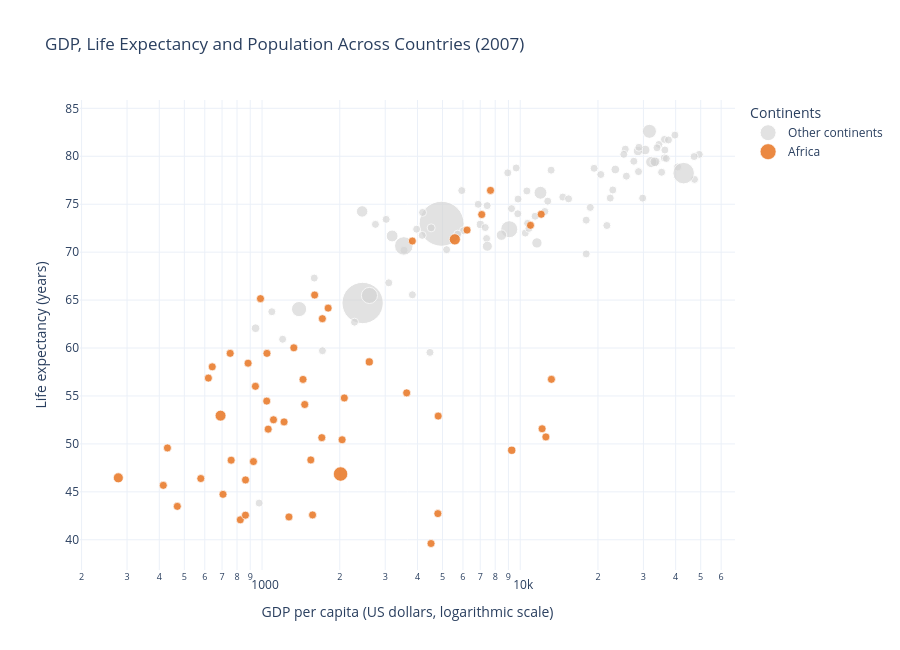

The notebook cell saved with this chart:
### Markdown cell above
## Task 2 — Bubble chart: tell a story

**What to build:** A bubble chart (full 2007 dataset, all countries) where:
- x = GDP per capita (log scale)
- y = life expectancy
- size = population
- colour = ONE continent highlighted (your choice), all others grey
- At least one annotation explaining the highlighted group's story

> This is the grey-and-highlight technique applied to a bubble chart.

### Code cell
import pandas as pd
import plotly.express as px
import plotly.graph_objects as go

# Step 1: Load the full dataset for 2007
df = px.data.gapminder()
bubble_df = df.loc[df["year"] == 2007].copy()

highlight_continent = "Africa"

# Step 2: Separate Africa from all other continents
other_df = bubble_df[
    bubble_df["continent"] != highlight_continent
]

africa_df = bubble_df[
    bubble_df["continent"] == highlight_continent
]

# Step 3: Create the chart
fig = go.Figure()

# All other continents in grey
fig.add_trace(go.Scatter(
    x=other_df["gdpPercap"],
    y=other_df["lifeExp"],
    mode="markers",
    name="Other continents",
    text=other_df["country"],
    marker=dict(
        size=other_df["pop"],
        sizemode="area",
        sizeref=2.0 * bubble_df["pop"].max() / (45 ** 2),
        sizemin=4,
        color="lightgrey",
        opacity=0.65
    ),
    customdata=other_df[["continent", "pop"]],
    hovertemplate=(
        "<b>%{text}</b><br>"
        "Continent: %{customdata[0]}<br>"
        "GDP per capita: $%{x:,.0f}<br>"
        "Life expectancy: %{y:.1f} years<br>"
        "Population: %{customdata[1]:,.0f}"
        "<extra></extra>"
    )
))

# Africa highlighted in orange
fig.add_trace(go.Scatter(
    x=africa_df["gdpPercap"],
    y=africa_df["lifeExp"],
    mode="markers",
    name="Africa",
    text=africa_df["country"],
    marker=dict(
        size=africa_df["pop"],
        sizemode="area",
        sizeref=2.0 * bubble_df["pop"].max() / (45 ** 2),
        sizemin=4,
        color="#E87522",
        opacity=0.85,
        line=dict(width=0.7, color="white")
    ),
    customdata=africa_df[["continent", "pop"]],
    hovertemplate=(
        "<b>%{text}</b><br>"
        "Continent: %{customdata[0]}<br>"
        "GDP per capita: $%{x:,.0f}<br>"
        "Life expectancy: %{y:.1f} years<br>"
        "Population: %{customdata[1]:,.0f}"
        "<extra></extra>"
    )
))

# Step 4: Add an annotation explaining the pattern
fig.add_annotation(
    x=africa_df["gdpPercap"].median(),
    y=africa_df["lifeExp"].median(),
    text=(
        "Africa: many countries had<br>"
        "lower GDP per capita and<br>"
        "lower life expectancy in 2007"
    ),
    showarrow=True,
    arrowhead=2,
    ax=100,
    ay=-65,
    bgcolor="white",
    bordercolor="#E87522",
    borderwidth=1,
    borderpad=6
)

# Step 5: Configure axes and layout
fig.update_xaxes(
    type="log",
    title="GDP per capita (US dollars, logarithmic scale)"
)

fig.update_yaxes(
    title="Life expectancy (years)"
)

fig.update_layout(
    title="GDP, Life Expectancy and Population Across Countries (2007)",
    template="plotly_white",
    legend_title="Continents",
    height=650
)

fig.show()

# Step 6: Print summary statistics
print("Countries plotted:", len(bubble_df))
print("African countries highlighted:", len(africa_df))

print(
    "Average life expectancy in Africa:",
    round(africa_df["lifeExp"].mean(), 1), "years"
)

print(
    "Average life expectancy elsewhere:",
    round(other_df["lifeExp"].mean(), 1), "years"
)

### Figure 1 — Plotly figure (JSON) as saved in the notebook; plotly's stock layout.template omitted (floating-point values rounded to 4 significant figures; data arrays with more than 128 entries replaced by an {"elided": "..."} marker saying what was removed)
{"data": [{"customdata": {"elided": "90x2 mixed values"}, "hovertemplate": "<b>%{text}</b><br>Continent: %{customdata[0]}<br>GDP per capita: $%{x:,.0f}<br>Life expectancy: %{y:.1f} years<br>Population: %{customdata[1]:,.0f}<extra></extra>", "marker": {"color": "lightgrey", "opacity": 0.65, "size": [31889923, 3600523, 40301927, 20434176, 8199783, 708573, 150448339, 10392226, 9119152, 4552198, 190010647, 7322858, 14131858, 33390141, 16284741, 1318683096, 44227550, 4133884, 4493312, 11416987, 10228744, 5468120, 9319622, 13755680, 6939688, 5238460, 61083916, 82400996, 10706290, 12572928, 8502814, 7483763, 6980412, 9956108, 301931, 1110396331, 223547000, 69453570, 27499638, 4109086, 6426679, 58147733, 2780132, 127467972, 6053193, 23301725, 49044790, 2505559, 3921278, 24821286, 108700891, 2874127, 684736, 47761980, 28901790, 16570613, 4115771, 5675356, 4627926, 3204897, 169270617, 3242173, 6667147, 28674757, 91077287, 38518241, 10642836, 3942491, 22276056, 27601038, 10150265, 4553009, 5447502, 2009245, 40448191, 20378239, 9031088, 7554661, 19314747, 23174294, 65068149, 1056608, 71158647, 60776238, 301139947, 3447496, 26084662, 85262356, 4018332, 22211743], "sizemin": 4, "sizemode": "area", "sizeref": 1302000.0}, "mode": "markers", "name": "Other continents", "text": ["Afghanistan", "Albania", "Argentina", "Australia", "Austria", "Bahrain", "Bangladesh", "Belgium", "Bolivia", "Bosnia and Herzegovina", "Brazil", "Bulgaria", "Cambodia", "Canada", "Chile", "China", "Colombia", "Costa Rica", "Croatia", "Cuba", "Czech Republic", "Denmark", "Dominican Republic", "Ecuador", "El Salvador", "Finland", "France", "Germany", "Greece", "Guatemala", "Haiti", "Honduras", "Hong Kong, China", "Hungary", "Iceland", "India", "Indonesia", "Iran", "Iraq", "Ireland", "Israel", "Italy", "Jamaica", "Japan", "Jordan", "Korea, Dem. Rep.", "Korea, Rep.", "Kuwait", "Lebanon", "Malaysia", "Mexico", "Mongolia", "Montenegro", "Myanmar", "Nepal", "Netherlands", "New Zealand", "Nicaragua", "Norway", "Oman", "Pakistan", "Panama", "Paraguay", "Peru", "Philippines", "Poland", "Portugal", "Puerto Rico", "Romania", "Saudi Arabia", "Serbia", "Singapore", "Slovak Republic", "Slovenia", "Spain", "Sri Lanka", "Sweden", "Switzerland", "Syria", "Taiwan", "Thailand", "Trinidad and Tobago", "Turkey", "United Kingdom", "United States", "Uruguay", "Venezuela", "Vietnam", "West Bank and Gaza", "Yemen, Rep."], "type": "scatter", "x": [974.6, 5937.0, 12780.0, 34440.0, 36130.0, 29800.0, 1391.0, 33690.0, 3822.0, 7446.0, 9066.0, 10680.0, 1714.0, 36320.0, 13170.0, 4959.0, 7007.0, 9645.0, 14620.0, 8948.0, 22830.0, 35280.0, 6025.0, 6873.0, 5728.0, 33210.0, 30470.0, 32170.0, 27540.0, 5186.0, 1202.0, 3548.0, 39720.0, 18010.0, 36180.0, 2452.0, 3541.0, 11610.0, 4471.0, 40680.0, 25520.0, 28570.0, 7321.0, 31660.0, 4519.0, 1593.0, 23350.0, 47310.0, 10460.0, 12450.0, 11980.0, 3096.0, 9254.0, 944.0, 1091.0, 36800.0, 25190.0, 2749.0, 49360.0, 22320.0, 2606.0, 9809.0, 4173.0, 7409.0, 3190.0, 15390.0, 20510.0, 19330.0, 10810.0, 21650.0, 9787.0, 47140.0, 18680.0, 25770.0, 28820.0, 3970.0, 33860.0, 37510.0, 4185.0, 28720.0, 7458.0, 18010.0, 8458.0, 33200.0, 42950.0, 10610.0, 11420.0, 2442.0, 3025.0, 2281.0], "y": [43.83, 76.42, 75.32, 81.23, 79.83, 75.64, 64.06, 79.44, 65.55, 74.85, 72.39, 73.0, 59.72, 80.65, 78.55, 72.96, 72.89, 78.78, 75.75, 78.27, 76.49, 78.33, 72.23, 74.99, 71.88, 79.31, 80.66, 79.41, 79.48, 70.26, 60.92, 70.2, 82.21, 73.34, 81.76, 64.7, 70.65, 70.96, 59.55, 78.89, 80.75, 80.55, 72.57, 82.6, 72.53, 67.3, 78.62, 77.59, 71.99, 74.24, 76.19, 66.8, 74.54, 62.07, 63.78, 79.76, 80.2, 72.9, 80.2, 75.64, 65.48, 75.54, 71.75, 71.42, 71.69, 75.56, 78.1, 78.75, 72.48, 72.78, 74.0, 79.97, 74.66, 77.93, 80.94, 72.4, 80.88, 81.7, 74.14, 78.4, 70.62, 69.82, 71.78, 79.42, 78.24, 76.38, 73.75, 74.25, 73.42, 62.7]}, {"customdata": [["Africa", 33333216], ["Africa", 12420476], ["Africa", 8078314], ["Africa", 1639131], ["Africa", 14326203], ["Africa", 8390505], ["Africa", 17696293], ["Africa", 4369038], ["Africa", 10238807], ["Africa", 710960], ["Africa", 64606759], ["Africa", 3800610], ["Africa", 18013409], ["Africa", 496374], ["Africa", 80264543], ["Africa", 551201], ["Africa", 4906585], ["Africa", 76511887], ["Africa", 1454867], ["Africa", 1688359], ["Africa", 22873338], ["Africa", 9947814], ["Africa", 1472041], ["Africa", 35610177], ["Africa", 2012649], ["Africa", 3193942], ["Africa", 6036914], ["Africa", 19167654], ["Africa", 13327079], ["Africa", 12031795], ["Africa", 3270065], ["Africa", 1250882], ["Africa", 33757175], ["Africa", 19951656], ["Africa", 2055080], ["Africa", 12894865], ["Africa", 135031164], ["Africa", 798094], ["Africa", 8860588], ["Africa", 199579], ["Africa", 12267493], ["Africa", 6144562], ["Africa", 9118773], ["Africa", 43997828], ["Africa", 42292929], ["Africa", 1133066], ["Africa", 38139640], ["Africa", 5701579], ["Africa", 10276158], ["Africa", 29170398], ["Africa", 11746035], ["Africa", 12311143]], "hovertemplate": "<b>%{text}</b><br>Continent: %{customdata[0]}<br>GDP per capita: $%{x:,.0f}<br>Life expectancy: %{y:.1f} years<br>Population: %{customdata[1]:,.0f}<extra></extra>", "marker": {"color": "#E87522", "line": {"color": "white", "width": 0.7}, "opacity": 0.85, "size": [33333216, 12420476, 8078314, 1639131, 14326203, 8390505, 17696293, 4369038, 10238807, 710960, 64606759, 3800610, 18013409, 496374, 80264543, 551201, 4906585, 76511887, 1454867, 1688359, 22873338, 9947814, 1472041, 35610177, 2012649, 3193942, 6036914, 19167654, 13327079, 12031795, 3270065, 1250882, 33757175, 19951656, 2055080, 12894865, 135031164, 798094, 8860588, 199579, 12267493, 6144562, 9118773, 43997828, 42292929, 1133066, 38139640, 5701579, 10276158, 29170398, 11746035, 12311143], "sizemin": 4, "sizemode": "area", "sizeref": 1302000.0}, "mode": "markers", "name": "Africa", "text": ["Algeria", "Angola", "Benin", "Botswana", "Burkina Faso", "Burundi", "Cameroon", "Central African Republic", "Chad", "Comoros", "Congo, Dem. Rep.", "Congo, Rep.", "Cote d'Ivoire", "Djibouti", "Egypt", "Equatorial Guinea", "Eritrea", "Ethiopia", "Gabon", "Gambia", "Ghana", "Guinea", "Guinea-Bissau", "Kenya", "Lesotho", "Liberia", "Libya", "Madagascar", "Malawi", "Mali", "Mauritania", "Mauritius", "Morocco", "Mozambique", "Namibia", "Niger", "Nigeria", "Reunion", "Rwanda", "Sao Tome and Principe", "Senegal", "Sierra Leone", "Somalia", "South Africa", "Sudan", "Swaziland", "Tanzania", "Togo", "Tunisia", "Uganda", "Zambia", "Zimbabwe"], "type": "scatter", "x": [6223.0, 4797.0, 1441.0, 12570.0, 1217.0, 430.1, 2042.0, 706.0, 1704.0, 986.1, 277.6, 3633.0, 1545.0, 2082.0, 5581.0, 12150.0, 641.4, 690.8, 13210.0, 752.7, 1328.0, 942.7, 579.2, 1463.0, 1569.0, 414.5, 12060.0, 1045.0, 759.3, 1043.0, 1803.0, 10960.0, 3820.0, 823.7, 4811.0, 619.7, 2014.0, 7670.0, 863.1, 1598.0, 1712.0, 862.5, 926.1, 9270.0, 2602.0, 4513.0, 1107.0, 883.0, 7093.0, 1056.0, 1271.0, 469.7], "y": [72.3, 42.73, 56.73, 50.73, 52.3, 49.58, 50.43, 44.74, 50.65, 65.15, 46.46, 55.32, 48.33, 54.79, 71.34, 51.58, 58.04, 52.95, 56.73, 59.45, 60.02, 56.01, 46.39, 54.11, 42.59, 45.68, 73.95, 59.44, 48.3, 54.47, 64.16, 72.8, 71.16, 42.08, 52.91, 56.87, 46.86, 76.44, 46.24, 65.53, 63.06, 42.57, 48.16, 49.34, 58.56, 39.61, 52.52, 58.42, 73.92, 51.54, 42.38, 43.49]}], "layout": {"annotations": [{"arrowhead": 2, "ax": 100, "ay": -65, "bgcolor": "white", "bordercolor": "#E87522", "borderpad": 6, "borderwidth": 1, "showarrow": true, "text": "Africa: many countries had<br>lower GDP per capita and<br>lower life expectancy in 2007", "x": 1452.0, "y": 52.93}], "height": 650, "legend": {"title": {"text": "Continents"}}, "title": {"text": "GDP, Life Expectancy and Population Across Countries (2007)"}, "xaxis": {"title": {"text": "GDP per capita (US dollars, logarithmic scale)"}, "type": "log"}, "yaxis": {"title": {"text": "Life expectancy (years)"}}}}
